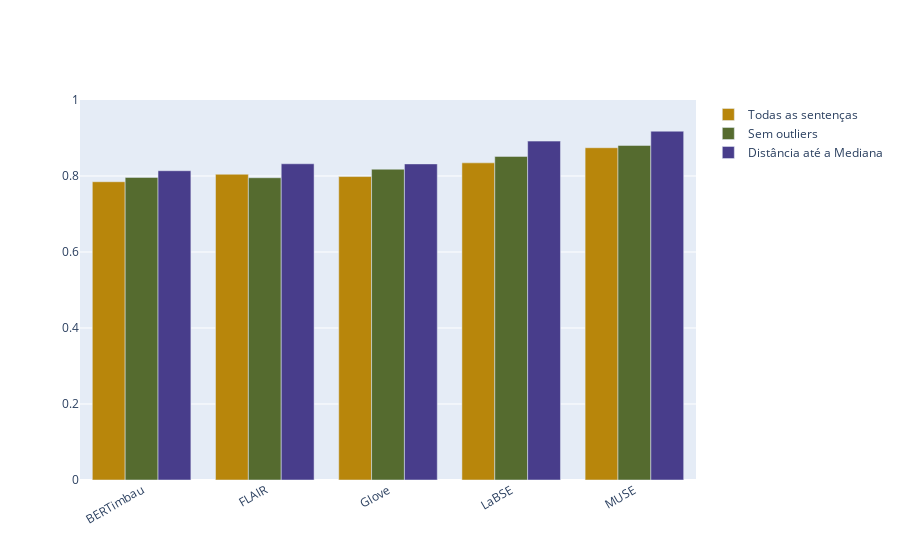

Notebook cell for this chart:
### Code cell
run_pipeline(fm.filename_from_data_dir('nlu_models/patient'))

### Figure 1 — Plotly figure (JSON) as saved in the notebook; plotly's stock layout.template omitted (floating-point values rounded to 4 significant figures)
{"data": [{"marker": {"color": "DarkGoldenRod"}, "name": "Todas as sentenças", "type": "bar", "x": ["BERTimbau", "FLAIR", "Glove", "LaBSE", "MUSE"], "y": [0.7849, 0.8045, 0.7985, 0.8346, 0.8744]}, {"marker": {"color": "DarkOliveGreen"}, "name": "Sem outliers", "type": "bar", "x": ["BERTimbau", "FLAIR", "Glove", "LaBSE", "MUSE"], "y": [0.7963, 0.7954, 0.8179, 0.8516, 0.8805]}, {"marker": {"color": "DarkSlateBlue"}, "name": "Distância até a Mediana", "type": "bar", "x": ["BERTimbau", "FLAIR", "Glove", "LaBSE", "MUSE"], "y": [0.8139, 0.8322, 0.8319, 0.8918, 0.9179]}], "layout": {"barmode": "group", "xaxis": {"tickangle": -30}, "yaxis": {"range": [0, 1]}}}
